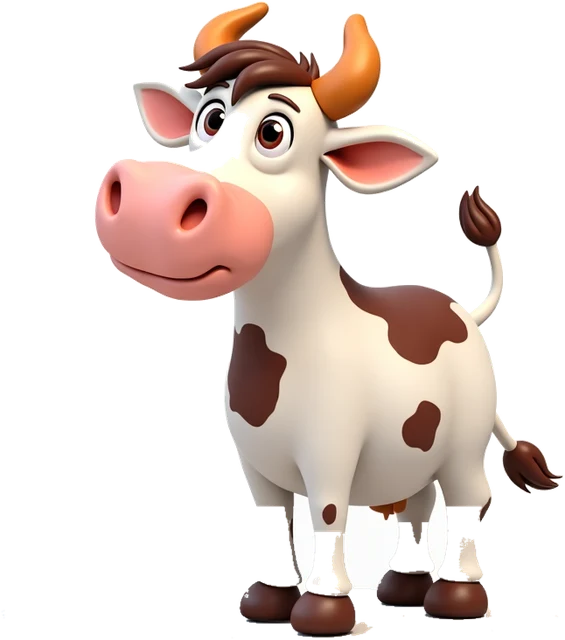
#> input picture assets/world/cow.webp, 565 x 640 px
$ python -i gen_frames.py   (imports and definitions only)
#> lines starting #> are read from the running program, lines starting #| are printed output that depends on the picture
#!/usr/bin/env python3
"""Кадры анимации окружения: <имя>_b и <имя>_c к существующему спрайту <имя>.

Почему именно перерисовка по маске, а не генерация заново.
  Прошлая попытка (08.09.2026) делала кадры текстом «нарисуй такую же корову, но
  жующую». Совпадение силуэта выходило 0,36–0,55 при нужных 0,8 — каждый кадр был
  другой коровой, и на 2–8 кадрах в секунду это читалось как мигание.
  Здесь модель получает САМ спрайт и маску: всё вне маски она не трогает вовсе,
  поэтому силуэт и палитра совпадают по построению, а меняется только та часть,
  которая и должна двигаться.

Как проверяется результат (без глаз, числами):
  * силуэт: IoU нового кадра с базовым ≥ MIN_IOU;
  * палитра: средний цвет объекта не должен уехать больше чем на MAX_DRIFT;
  * область ВНЕ маски обязана остаться прежней (иначе модель «переехала» весь спрайт);
  * область ВНУТРИ маски обязана измениться — иначе кадр бессмысленный.
Кадр, не прошедший проверку, не сохраняется: повторяем с другим зерном и меньшей
маской, а если не вышло — честно пишем «не получилось» и идём дальше.

Запуск:
    source ~/.config/babygame/freegen-cf.env
    ./.venv/bin/python tools/gen_frames.py            # все объекты из ANIM
    ./.venv/bin/python tools/gen_frames.py cow bird   # только эти
    ./.venv/bin/python tools/gen_frames.py --dry      # без сети: только маски и отчёт
"""
from __future__ import annotations

import base64
import io
import json
import os
import sys
import time
import urllib.request
from pathlib import Path

import numpy as np
from PIL import Image, ImageDraw, ImageFilter

ROOT = Path(__file__).resolve().parent.parent
URL = os.environ.get("CF_WORKER_URL", "https://freegen-ai.bigdrive.workers.dev")
GATE = os.environ.get("CF_WORKER_GATE", "")
CANVAS = 512
MIN_IOU = 0.86          # ниже — это уже другой объект (у крыльев и монетки свой порог)
MAX_DRIFT = 4.0         # сдвиг цвета неподвижной части, из 255 (внутри маски цвет подгоняется)
MAX_OUTSIDE = 2.0       # вне маски пиксели берутся из оригинала, так что здесь должен быть ноль
MIN_INSIDE = 5.0        # ниже — кадр не отличается от базового, смысла нет
TRIES = 3

STYLE = "flat vector cartoon, thick clean outline, bright saturated colors, plain white background, same style"

# Что именно должно шевелиться у каждого объекта и какими словами это просить.
# Маска — доля от рамки спрайта (слева, сверху, справа, снизу).
JOBS = {
    # Маска узкая и по верху: там голова и загривок. Широкая маска даёт модели
    # перерисовать половину животного — тогда уезжает и силуэт, и палитра.
    "cow":        {"mask": (0.00, 0.05, 1.00, 0.30), "b": "head lowered, chewing grass",       "c": "head raised, mouth open, mooing"},
    "horse":      {"mask": (0.00, 0.03, 1.00, 0.28), "b": "head lowered to the grass",         "c": "head raised high, mane up"},
    "chicken":    {"mask": (0.00, 0.02, 1.00, 0.34), "b": "head down, pecking the ground",     "c": "head up, beak open"},
    "sheep":      {"mask": (0.00, 0.04, 1.00, 0.22), "b": "head lowered, chewing",             "c": "head turned up", "iou": 0.82},
    "hedgehog":   {"mask": (0.00, 0.62, 1.00, 1.00), "b": "tiny legs stepping forward",        "c": "tiny legs stepping back"},
    "loc_monkey": {"mask": (0.00, 0.00, 1.00, 0.34), "b": "arms raised up",                    "c": "arms lowered, head tilted"},
    # у мельницы, крыльев и монетки движется почти весь объект — порог силуэта ниже
    "windmill":   {"mask": (0.06, 0.00, 0.94, 0.46), "b": "blades turned a little clockwise",  "c": "blades turned further clockwise", "iou": 0.78},
    "butterfly":  {"mask": (0.00, 0.00, 1.00, 0.60), "b": "wings raised up together",          "c": "wings spread wide open", "iou": 0.74},
    "bird":       {"mask": (0.00, 0.00, 1.00, 0.52), "b": "wings raised up",                   "c": "wings pushed down", "iou": 0.76},
    "coin":       {"mask": (0.26, 0.00, 0.74, 1.00), "b": "seen at a slight angle, narrower",  "c": "seen almost edge-on, thin", "iou": 0.72},
}


# ─────────────────────────────────────────────────────────── пути к спрайтам
def paths_map() -> dict[str, str]:
    txt = (ROOT / "assets" / "paths.js").read_text(encoding="utf-8")
    return json.loads(txt[txt.index("{"): txt.rindex("}") + 1])


# [6 lines left out: function base_png, not called in this run]


# ─────────────────────────────────────────────────────────── подготовка входа
def prepare(src: Path):
    """Спрайт на белом холсте 512×512 + рамка, куда он лёг."""
#> called with src = '../assets/world/cow.webp'
    im = Image.open(src).convert("RGBA")
#> im is the input picture: PIL image 565x640 RGBA; mean R, G, B, A 83.5, 70.5, 64.4, 96.2
    box = im.split()[3].getbbox() or (0, 0, im.width, im.height)
#> box = (0, 0, 565, 640)
    obj = im.crop(box)
    scale = min((CANVAS - 40) / obj.width, (CANVAS - 40) / obj.height)
#> scale = 0.738
    w, h = max(1, int(obj.width * scale)), max(1, int(obj.height * scale))
#> w = 416; h = 472
    obj = obj.resize((w, h), Image.LANCZOS)
    canvas = Image.new("RGB", (CANVAS, CANVAS), (255, 255, 255))
#> canvas: PIL image 512x512 RGB; every value is 255
    ox, oy = (CANVAS - w) // 2, (CANVAS - h) // 2
#> ox = 48; oy = 20
    canvas.paste(obj, (ox, oy), obj)
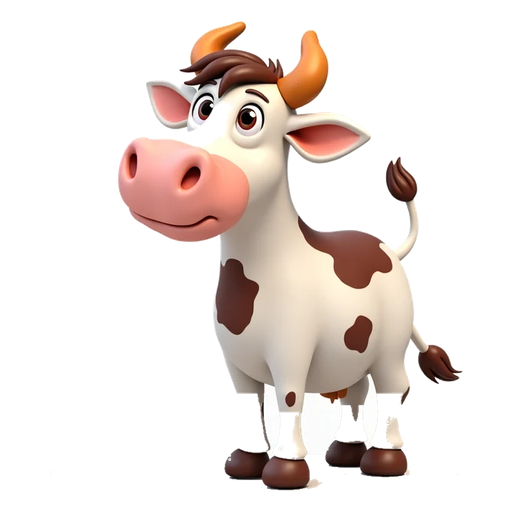
#> canvas: PIL image 512x512 RGB; mean R, G, B 235.3, 225.7, 221.3
    return im, box, canvas, (ox, oy, w, h)


# [163 lines left out: functions make_mask, ask, recolor, blend, measure, compose and 2 more, not called in this run]


# [3 lines not run here, left out]

>>> result = prepare('../assets/world/cow.webp')

$ run again, on assets/world/apple.webp
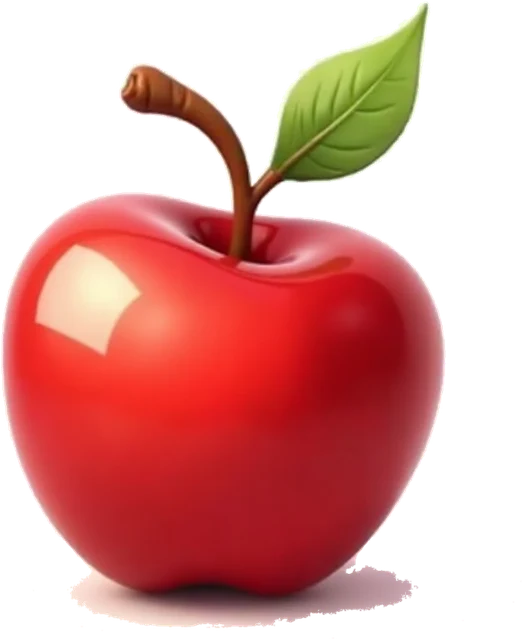
#> input picture assets/world/apple.webp, 523 x 640 px
#> in prepare, im is the input picture: PIL image 523x640 RGBA; mean R, G, B, A 115.5, 53.3, 48.4, 137.9
#> box = (0, 0, 522, 639)
#> in prepare, `canvas.paste(obj, (ox, oy), obj)`:
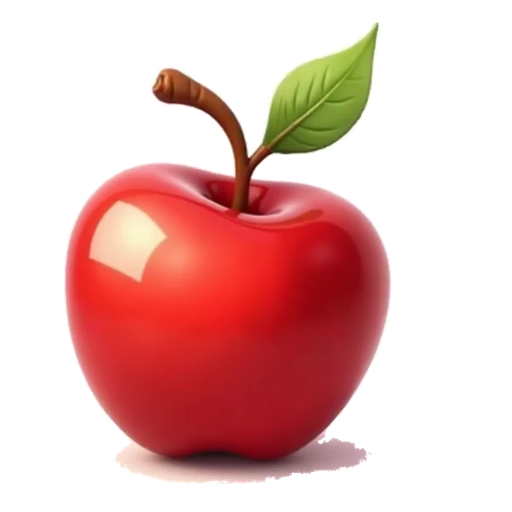
#> canvas: PIL image 512x512 RGB; mean R, G, B 230.6, 187.5, 184.2

$ run again, on assets/world/arch.webp
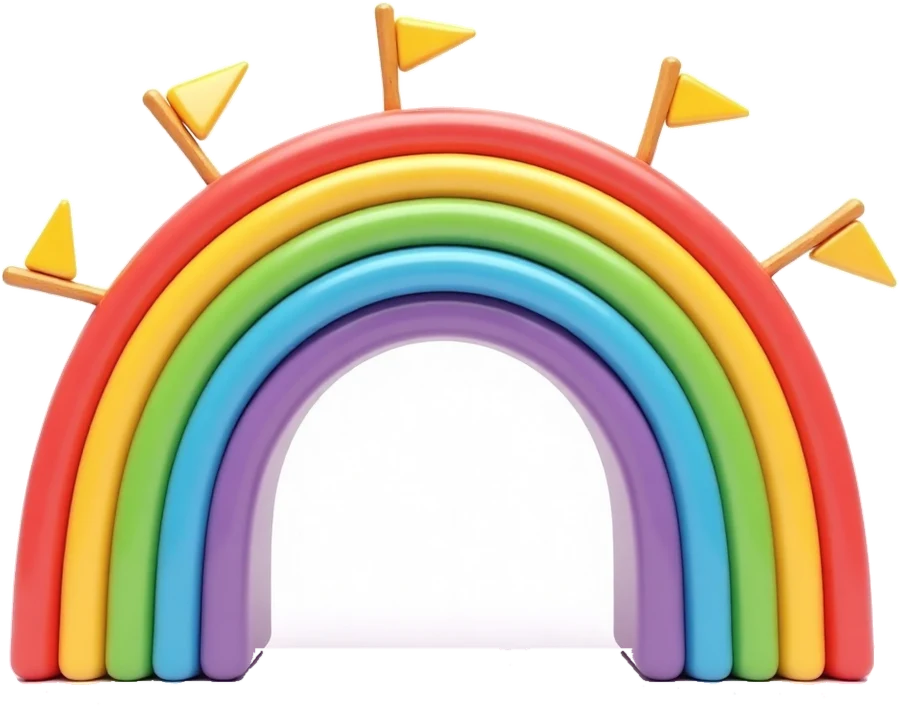
#> input picture assets/world/arch.webp, 900 x 706 px
#> in prepare, im is the input picture: PIL image 900x706 RGBA; mean R, G, B, A 138.1, 123.9, 105.7, 168.1
#> box = (0, 0, 900, 706)
#> in prepare, `canvas.paste(obj, (ox, oy), obj)`:
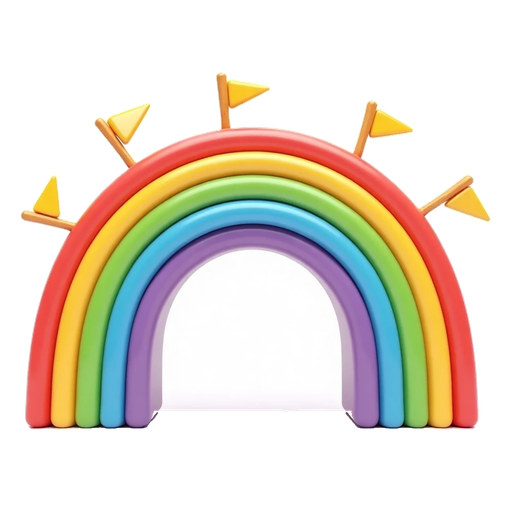
#> canvas: PIL image 512x512 RGB; mean R, G, B 228.3, 218.9, 206.9

$ run again, on assets/world/ball.webp
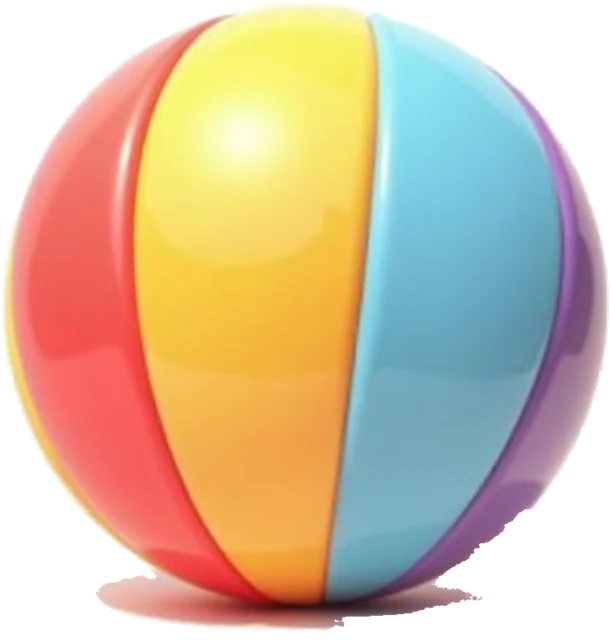
#> input picture assets/world/ball.webp, 611 x 640 px
#> in prepare, im is the input picture: PIL image 611x640 RGBA; mean R, G, B, A 158.3, 136.3, 109.6, 194.7
#> box = (0, 0, 611, 640)
#> in prepare, `canvas.paste(obj, (ox, oy), obj)`:
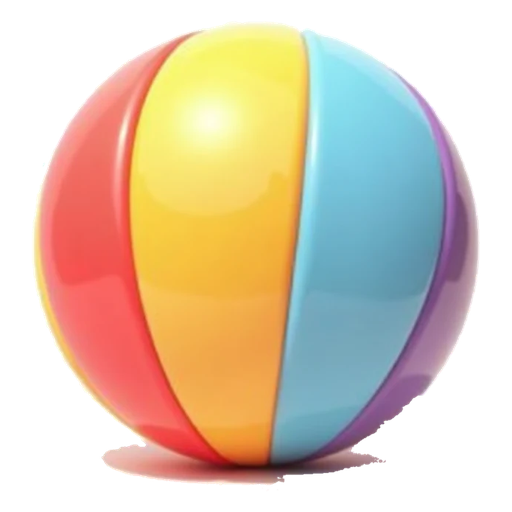
#> canvas: PIL image 512x512 RGB; mean R, G, B 219.5, 201.9, 180.3
